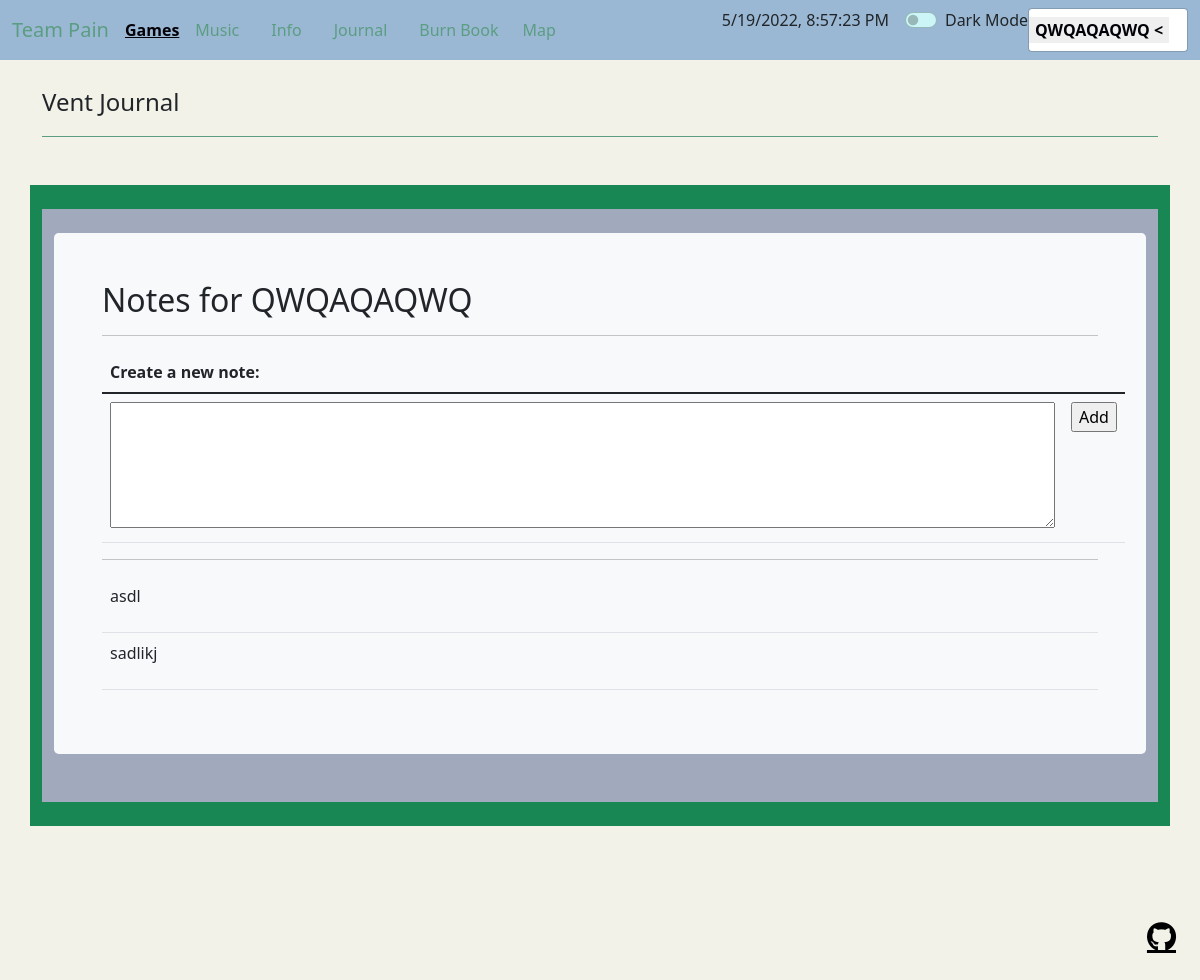
Page /notes/notes (signed in) on the earlier database version.
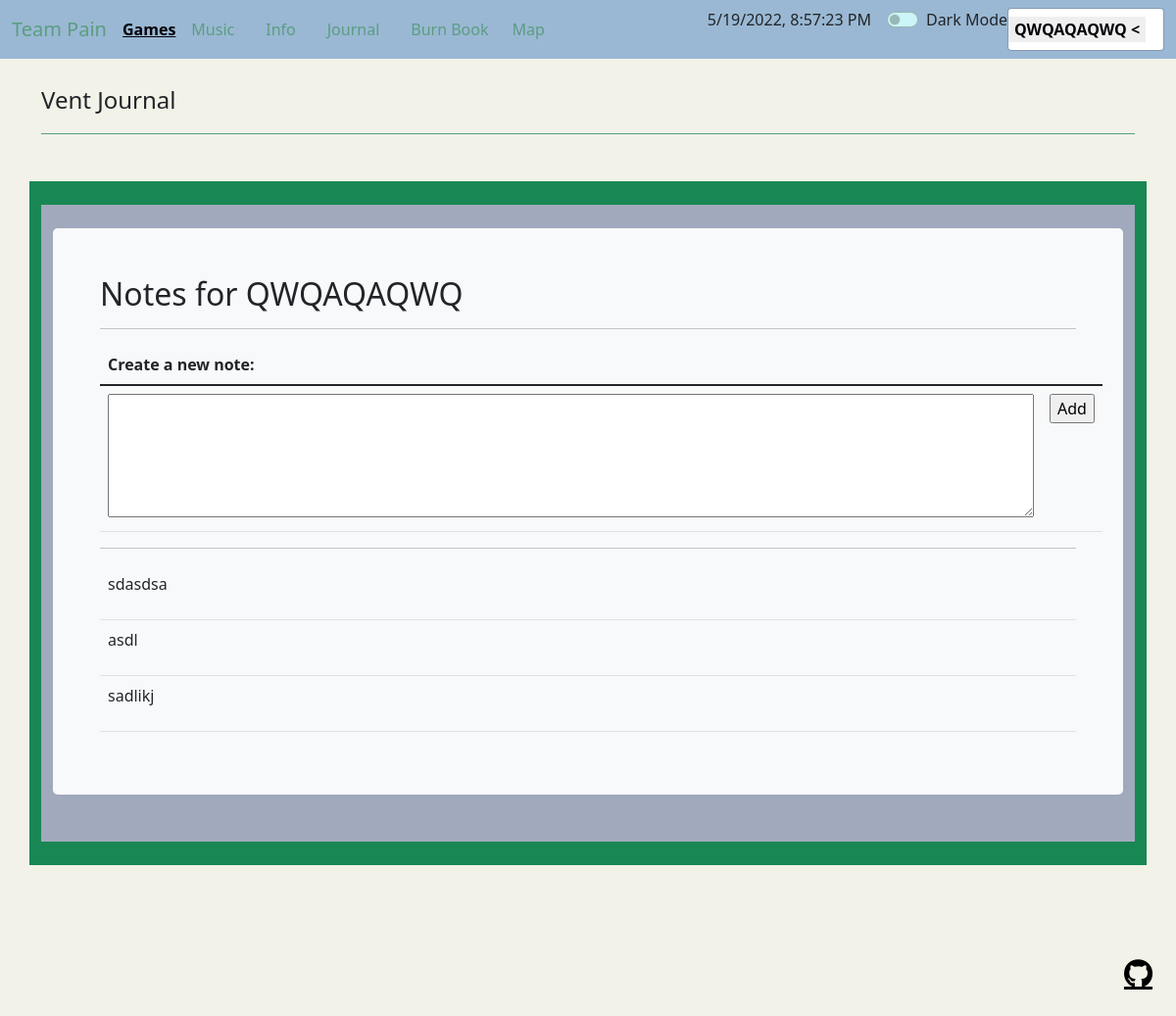
Same page on the later database version.
### cruddy/model.py (models this page shows, shortened)
class Notes(db.Model):
    __tablename__ = 'notes'
    id = db.Column(db.Integer, primary_key=True)
    note = db.Column(db.Text, unique=False, nullable=False)
    userID = db.Column(db.Integer, db.ForeignKey('users.userID'))
    def read(self):
        return {
            "id": self.id,
            "note": self.note,
            "userID": self.userID
        }

### notey/app_notes.py (the view)
@app_notes.route('/notes')
@login_required
def notes():
    user = ""
    list_notes = []
    uo = user_by_id(current_user.userID)
    if uo is not None:
        user = uo.read()  # extract user record (Dictionary)
        for note in uo.notes:  # loop through each user note
            note = note.read()  # extract note record (Dictionary)
            note['note'] = markdown.markdown(note['note'])  # convert markdown to html
            list_notes.append(note)  # prepare note list for render_template
        if list_notes is not None:
            list_notes.reverse()
    return render_template('notes.html', user=user, notes=list_notes)

### cruddy/login.py (called while the page is built)
@login_manager.user_loader
def user_loader(user_id):
    if user_id is not None:
        return Users.query.get(user_id)
    return None

### cruddy/model.py (called while the page is built)
    def read(self):
        return {
            "userID": self.userID,
            "name": self.name,
            "email": self.email,
            "password": self.password,
            "phone": self.phone,
            "query": "by_alc"  # This is for fun, a little watermark
        }

### cruddy/query.py (called while the page is built)
def user_by_id(userid):
    return Users.query.filter_by(userID=userid).first()

### notey/templates/notey/notes.html (shortened to what this page needs)
{% extends 'layout.html' %}
{% block content %}
<div class="container py-4">
    <header class="pb-3 mb-4 border-bottom border-primary text-dark">
        <span class="fs-4">Vent Journal</span>
    </header>
</div>
<div class="container py-4 text-light bg-success">
    <div class="container bg-secondary py-4">
        <div class="p-5 mb-4 bg-light text-dark rounded-3">
            <h2>Notes for {{ user.name }}</h2>
            <hr>
            <form method="POST" ID="create" action={{url_for('notes.create')}}>
                <table class="table">
                    <thead>
                    <tr>
                        <th><label for="notes">Create a new note:</label></th>
                    </tr>
                    </thead>
                    <tbody>
                    <tr>
                        <td><textarea rows = "5" cols = "100%" name = "notes" id="notes" required></textarea></td>
                        <td><input type="submit" value="Add" ></td>
                    </tr>
                    </tbody>
                </table>
            <hr>
            <div class="table-responsive">
                <table class="table">
                    <tbody>
                    {% for note in notes %}
                    <tr>
                        <td>{{ note.note | safe }}</td>
                    </tr>
                    {% endfor %}
                    </tbody>
                </table>
            </div>
        </div>
    </div>
</div>
{% endblock %}

Differences in the rows shown:
added Notes: note "sdasdsa"
